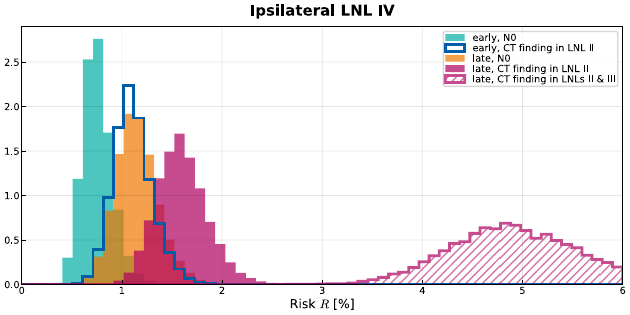

The Python source for this figure:
"""
Plot historgams over risks for involvement in LNL IV
given different diagnosis scenarios.
"""
from pathlib import Path
import matplotlib.pyplot as plt

import numpy as np
import lyscripts.plot.histograms as lyhist

from _utils import Histogram, Posterior, draw


DATA_DIR = Path("../data")
USZ_COLORS = {
    "blue": '#005ea8',
    "green": '#00afa5',
    "orange": '#f17900',
    "red": '#ae0060',
    "gray": '#c5d5db',
}


if __name__ == "__main__":
    plt.style.use("../../../.mplstyle")

    fig, ax = plt.subplots(figsize=lyhist.get_size(width="full", ratio=2.))

    plots = []
    plots.append(Histogram(
        filename=DATA_DIR / "complete-v1-ipsiIV-risks.hdf5",
        dataname="ipsi/IV/N0/early",
        kwargs={
            "color": USZ_COLORS["green"],
            "label": "early, N0",
        }
    ))
    plots.append(Histogram(
        filename=DATA_DIR / "complete-v1-ipsiIV-risks.hdf5",
        dataname="ipsi/IV/involved-II/early",
        kwargs={
            "color": USZ_COLORS["blue"],
            "label": "early, CT finding in LNL II",
            "histtype": "step",
            "alpha": 1.0,
            "linewidth": 2,
        }
    ))
    plots.append(Histogram(
        filename=DATA_DIR / "complete-v1-ipsiIV-risks.hdf5",
        dataname="ipsi/IV/N0/late",
        kwargs={
            "color": USZ_COLORS["orange"],
            "label": "late, N0",
        }
    ))
    plots.append(Histogram(
        filename=DATA_DIR / "complete-v1-ipsiIV-risks.hdf5",
        dataname="ipsi/IV/involved-II/late",
        kwargs={
            "color": USZ_COLORS["red"],
            "label": "late, CT finding in LNL II",
        }
    ))
    plots.append(Histogram(
        filename=DATA_DIR / "complete-v1-ipsiIV-risks.hdf5",
        dataname="ipsi/IV/involved-IIandIII/late",
        kwargs={
            "color": USZ_COLORS["red"],
            "label": "late, CT finding in LNLs II & III",
            "histtype": "step",
            "hatch": "////",
            "linestyle": "-",
            "linewidth": 2,
        }
    ))

    draw(ax, contents=plots, xlim=(0., 6.))

    ax.legend()
    ax.set_xlabel("Risk $R$ [%]")
    ax.set_title(
        "Ipsilateral LNL IV",
        fontweight="bold",
        fontsize="large",
    )

    plt.savefig(Path(__file__).with_suffix(".svg"))
